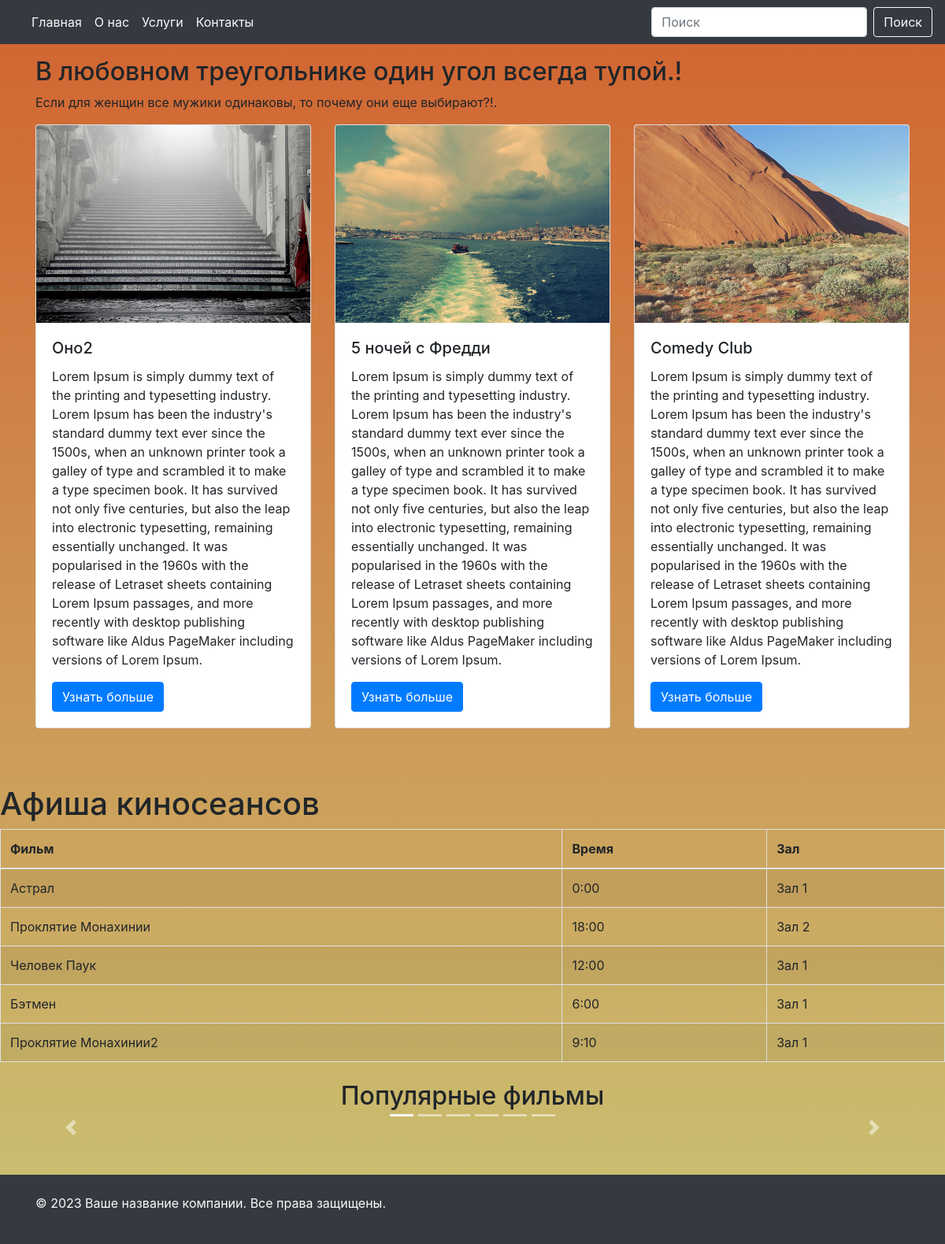
/home_page/, run on the app's committed database.
### main_page/models.py (models this page shows, shortened)
class RunString(models.Model):
    title = models.CharField(max_length=100, verbose_name='Enter your title')
    description = models.TextField(verbose_name='Enter your description')
    class Meta:
        verbose_name = 'Бегущую строку'
        verbose_name_plural = 'Бегущие строки'

class FilmPostModel(models.Model):
    GENRE = (
        ('Horror', 'Horror'),
        ('Comedy', 'Comedy')
    )
    title = models.CharField(max_length=100, verbose_name="Enter your film name")
    description = models.TextField()
    image = models.ImageField(upload_to='films/')
    cost = models.PositiveIntegerField()
    genre = models.CharField(max_length=100, choices=GENRE)
    created_at = models.DateTimeField(auto_now_add=True)

class Afisha(models.Model):
    title_film = models.CharField(max_length=100)
    time_title = models.TimeField()
    hall = models.CharField(max_length=10)

class Slider(models.Model):
    photo = models.URLField()

### main_page/views.py (the view)
# urls.py: path('home_page/', string_post_view),
def string_post_view(request):
    if request.method == 'GET':
        string_ = RunString.objects.all()
        film_list = FilmPostModel.objects.all()
        afisha = Afisha.objects.all()
        slider = Slider.objects.all()
        return render(request, template_name='main_page/index.html',
                      context={
                          'string_': string_,
                          'film_list': film_list,
                          'afisha': afisha,
                          'slider_list': slider
                      })

### templates/main_page/index.html (shortened to what this page needs)
{% include 'header_and_footer/header.html' %}
<br>
<div class="container my-5 mt-4">
  {% for i in string_ %}
  <h2>{{i.title}}!</h2>
  <p>{{i.description}}.</p>
  {% endfor %}
  <div class="row">
      {% for j in film_list %}
    <div class="col-md-4">
      <div class="card mb-4">
        <img src="{{j.image.url}}" class="card-img-top" alt="Изображение 1">
        <div class="card-body">
          <h5 class="card-title">{{j.title}}</h5>
          <p class="card-text">{{j.description}}</p>
          <a href="/film_detail/{{j.id}}/" class="btn btn-primary">Узнать больше</a>
        </div>
      </div>
    </div>
      {% endfor %}
  </div>
</div>
 <h1 class="mt-4">Афиша киносеансов</h1>
    <table class="table table-bordered table-striped">
        <thead>
            <tr>
                <th>Фильм</th>
                <th>Время</th>
                <th>Зал</th>
            </tr>
        </thead>
        <tbody>
            {% for af in afisha %}
            <tr>
                <td>{{af.title_film}}</td>
                <td>{{af.time_title}}</td>
                <td>{{af.hall}}</td>
            </tr>
            {% endfor %}
        </tbody>
    </table>
<h2 class="mt-4 text-center">Популярные фильмы</h2>
<div id="myCarousel" class="carousel slide" data-ride="carousel">
    <ol class="carousel-indicators">
        {% for slide in slider_list %}
        <li data-target="#myCarousel" data-slide-to="{{ forloop.counter0 }}" {% if forloop.first %}class="active"{% endif %}></li>
        {% endfor %}
    </ol>
    <div class="carousel-inner">
        {% for slide in slider_list %}
        <div class="carousel-item {% if forloop.first %}active{% endif %} text-center">
            <div class="carousel-caption">
            </div>
        </div>
        {% endfor %}
    </div>
    <a class="carousel-control-prev" href="#myCarousel" role="button" data-slide="prev">
        <span class="carousel-control-prev-icon" aria-hidden="true"></span>
    </a>
    <a class="carousel-control-next" href="#myCarousel" role="button" data-slide="next">
        <span class="carousel-control-next-icon" aria-hidden="true"></span>
    </a>
</div>
{% include 'header_and_footer/footer.html' %}

### templates/header_and_footer/header.html (style rules this page uses)
body { background: linear-gradient(to bottom, #d26330, #c9c373); }

### data on the page
RunString: title "В любовном треугольнике один угол всегда тупой.", description "Если для женщин все мужики одинаковы, то почему они еще выбирают?!"
FilmPostModel: image (picture), title "Оно2", description "Lorem Ipsum is simply dummy text of the printing and typesetting industry. Lorem Ipsum has been the industry's standard dummy text ever since the 1500s, when an unknown printer took a galley of type and scrambled it to make a type specimen book. It has survived not only five centuries, but also the leap into electronic typesetting, remaining essentially unchanged. It was popularised in the 1960s with the release of Letraset sheets containing Lorem Ipsum passages, and more recently with desktop publishing software like Aldus PageMaker including versions of Lorem Ipsum."
FilmPostModel: image (picture), title "5 ночей с Фредди", description "Lorem Ipsum is simply dummy text of the printing and typesetting industry. Lorem Ipsum has been the industry's standard dummy text ever since the 1500s, when an unknown printer took a galley of type and scrambled it to make a type specimen book. It has survived not only five centuries, but also the leap into electronic typesetting, remaining essentially unchanged. It was popularised in the 1960s with the release of Letraset sheets containing Lorem Ipsum passages, and more recently with desktop publishing software like Aldus PageMaker including versions of Lorem Ipsum."
FilmPostModel: image (picture), title "Comedy Club", description "Lorem Ipsum is simply dummy text of the printing and typesetting industry. Lorem Ipsum has been the industry's standard dummy text ever since the 1500s, when an unknown printer took a galley of type and scrambled it to make a type specimen book. It has survived not only five centuries, but also the leap into electronic typesetting, remaining essentially unchanged. It was popularised in the 1960s with the release of Letraset sheets containing Lorem Ipsum passages, and more recently with desktop publishing software like Aldus PageMaker including versions of Lorem Ipsum."
Afisha: title_film "Астрал", time_title "0:00", hall "Зал 1"
Afisha: title_film "Проклятие Монахинии", time_title "18:00", hall "Зал 2"
Afisha: title_film "Человек Паук", time_title "12:00", hall "Зал 1"
Afisha: title_film "Бэтмен", time_title "6:00", hall "Зал 1"
Afisha: title_film "Проклятие Монахинии2", time_title "9:10", hall "Зал 1"
